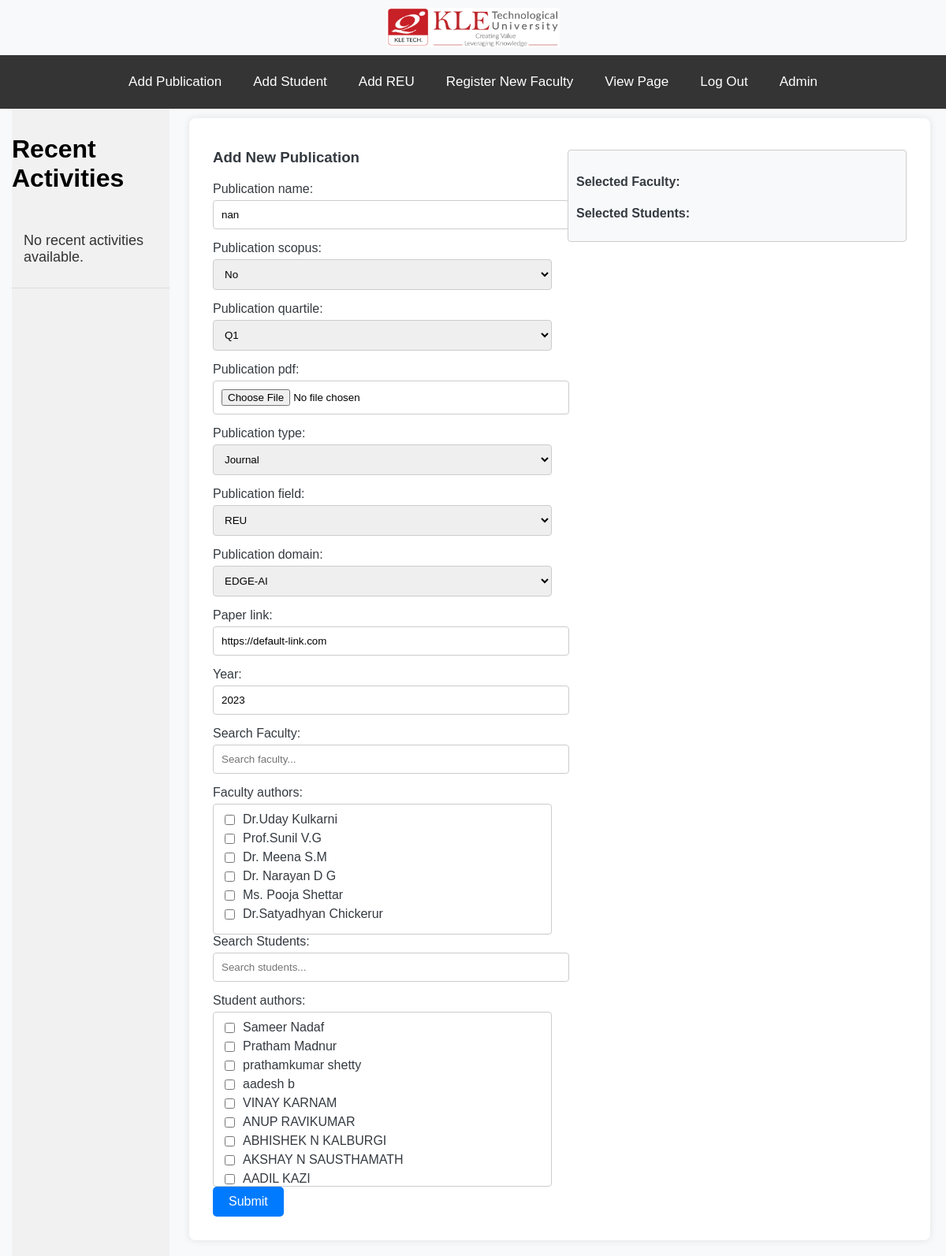
/add_publication/ (signed in), run on the app's committed database.
### home/models.py (models this page shows)
class Faculty(models.Model):
    FACULTY_DOMAIN_CHOICES = [
        ('EDGE-AI', 'EDGE-AI'),
        ('HPC', 'HPC'),
        ('CLOUD', 'CLOUD'),
        ('DATA SCIENCE', 'DATA SCIENCE'),
    ]
    Faculty_id = models.AutoField(primary_key=True)
    Faculty_name = models.CharField(max_length=100, default='nan')
    Faculty_domain = models.CharField(max_length=50, choices=FACULTY_DOMAIN_CHOICES, default='EDGE-AI')
    Faculty_image = models.ImageField(upload_to="faculty/images", default="images/default_image.png")
    Faculty_description = models.TextField(default='nan')
    Faculty_pass = models.CharField(max_length=100, default='nan')
    priority = models.IntegerField(default=0)  # Add this line to include priority field
    def __str__(self):
        return self.Faculty_name

class Student(models.Model):
    Student_id = models.AutoField(primary_key=True)
    Student_name = models.CharField(max_length=100, default='nan')
    Student_roll_no = models.CharField(max_length=20, default='nan')
    Student_image = models.ImageField(upload_to="students/images", default="images/default_image.png")
    Student_phone_no = models.CharField(max_length=15, default='nan')
    Rid = models.BooleanField(default=False)
    def __str__(self):
        return self.Student_name

### home/views.py (the view)
# urls.py: path('add_publication/', views.add_publication, name='add_publication'),
@login_required
def add_publication(request):
    if request.method == 'POST':
        form = PublicationForm(request.POST, request.FILES)
        if form.is_valid():
            form.save()
            log_activity(request.user, 'Add Publication', 'Added a new publication.')
            messages.success(request, 'Publication added successfully.')
            return redirect('faculty_home')  # Redirect to faculty home page after submission
    else:
        form = PublicationForm()
    return render(request, 'add_publication.html', {'form': form})

### home/forms.py
class PublicationForm(forms.ModelForm):
    faculty_authors = forms.ModelMultipleChoiceField(
        queryset=Faculty.objects.all(),
        widget=forms.CheckboxSelectMultiple,
        required=True
    )
    student_authors = forms.ModelMultipleChoiceField(
        queryset=Student.objects.all(),
        widget=forms.CheckboxSelectMultiple,
        required=True
    )
    class Meta:
        model = Publications
        fields = '__all__'

### templates/add_publication.html (shortened to what this page needs)
{% extends 'faculty_home.html' %}
{% block content %}
    <div class="form-container">
        <div class="form-section">
            <h3>Add New Publication</h3>
            <form method="post" enctype="multipart/form-data">
                <div class="form-group">
                    {{ form.Publication_name.label_tag }} {{ form.Publication_name }}
                </div>
                <div class="form-group">
                    {{ form.Publication_scopus.label_tag }} {{ form.Publication_scopus }}
                </div>
                <div class="form-group">
                    {{ form.Publication_quartile.label_tag }} {{ form.Publication_quartile }}
                </div>
                <div class="form-group">
                    {{ form.Publication_pdf.label_tag }} {{ form.Publication_pdf }}
                </div>
                <div class="form-group">
                    {{ form.Publication_type.label_tag }} {{ form.Publication_type }}
                </div>
                <div class="form-group">
                    {{ form.Publication_field.label_tag }} {{ form.Publication_field }}
                </div>
                <div class="form-group">
                    {{ form.Publication_domain.label_tag }} {{ form.Publication_domain }}
                </div>
                <div class="form-group">
                    {{ form.paper_link.label_tag }} {{ form.paper_link }}
                </div>
                <div class="form-group">
                    {{ form.year.label_tag }} {{ form.year }}
                </div>
                <div class="form-group">
                    <label for="faculty-search">Search Faculty:</label>
                    <input type="text" id="faculty-search" class="search-box" placeholder="Search faculty...">
                    {{ form.faculty_authors.label_tag }}
                    <div class="checkbox-container" id="faculty-checkbox-container">
                        {% for checkbox in form.faculty_authors %}
                            <label>{{ checkbox.tag }} {{ checkbox.choice_label }}</label>
                        {% endfor %}
                    </div>
                </div>
                <div class="form-group">
                    <label for="student-search">Search Students:</label>
                    <input type="text" id="student-search" class="search-box" placeholder="Search students...">
                    {{ form.student_authors.label_tag }}
                    <div class="checkbox-container" id="student-checkbox-container">
                        {% for checkbox in form.student_authors %}
                            <label>{{ checkbox.tag }} {{ checkbox.choice_label }}</label>
                        {% endfor %}
                    </div>
                </div>
                <button type="submit" class="btn btn-primary">Submit</button>
            </form>
        </div>
        <div class="selected-section">
            <div class="selected-container">
                <h4>Selected Faculty:</h4>
                <h4>Selected Students:</h4>
            </div>
        </div>
    </div>
{% endblock %}

### templates/faculty_home.html (style rules this page uses)
body { font-family: Arial, sans-serif; margin: 0; padding: 0; background-color: #f8f9fa; }
.content .btn { display: inline-block; padding: 10px 20px; font-size: 16px; border-radius: 5px; text-decoration: none; text-align: center; cursor: pointer; transition: background-color 0.3s ease; margin-right: 10px; margin-bottom: 10px; }
.content .btn-primary { background-color: #007bff; color: #ffffff; border: none; }

### templates/add_publication.html (style rules this page uses)
.form-container { max-width: 1200px; margin: 0 auto; padding: 20px; background-color: #ffffff; box-shadow: 0 0 10px rgba(0, 0, 0, 0.1); border-radius: 8px; display: flex; flex-direction: row; justify-content: space-between; }
.form-section, .selected-section { flex: 1; margin: 0 10px; }
.form-section h3 { color: #343a40; margin-bottom: 20px; }
.form-section label { display: block; margin-bottom: 5px; color: #343a40; }
.form-section input[type="text"], .form-section input[type="file"], .form-section input[type="number"], .form-section input[type="url"], .form-section select, .form-section textarea { width: 100%; padding: 10px; margin-bottom: 15px; border: 1px solid #ccc; border-radius: 4px; }
.form-section .checkbox-container { display: flex; flex-direction: column; max-height: 200px; overflow-y: auto; border: 1px solid #ccc; border-radius: 4px; padding: 10px; }
.form-section .checkbox-container label { display: flex; align-items: center; margin-bottom: 5px; }
.form-section .checkbox-container input[type="checkbox"] { margin-right: 10px; }
.form-section button { background-color: #007bff; color: #ffffff; border: none; padding: 10px 20px; border-radius: 5px; cursor: pointer; font-size: 16px; transition: background-color 0.3s ease; }
.search-box { margin-bottom: 10px; padding: 10px; width: 100%; border: 1px solid #ccc; border-radius: 4px; }
.selected-container { margin-top: 20px; padding: 10px; border: 1px solid #ccc; border-radius: 4px; background-color: #f8f9fa; }
.selected-container h4 { margin-bottom: 10px; color: #343a40; }

### data on the page
Faculty: choice_label "Dr.Uday Kulkarni"
Faculty: choice_label "Prof.Sunil V.G"
Faculty: choice_label "Dr. Meena S.M"
Faculty: choice_label "Dr. Narayan D G"
Faculty: choice_label "Ms. Pooja Shettar"
Faculty: choice_label "Dr.Satyadhyan Chickerur"
Student: choice_label "Sameer Nadaf"
Student: choice_label "Pratham Madnur"
Student: choice_label "prathamkumar shetty"
Student: choice_label "aadesh b"
Student: choice_label "VINAY KARNAM"
Student: choice_label "ANUP RAVIKUMAR"
Student: choice_label "ABHISHEK N KALBURGI"
Student: choice_label "AKSHAY N SAUSTHAMATH"
Student: choice_label "AADIL KAZI"
